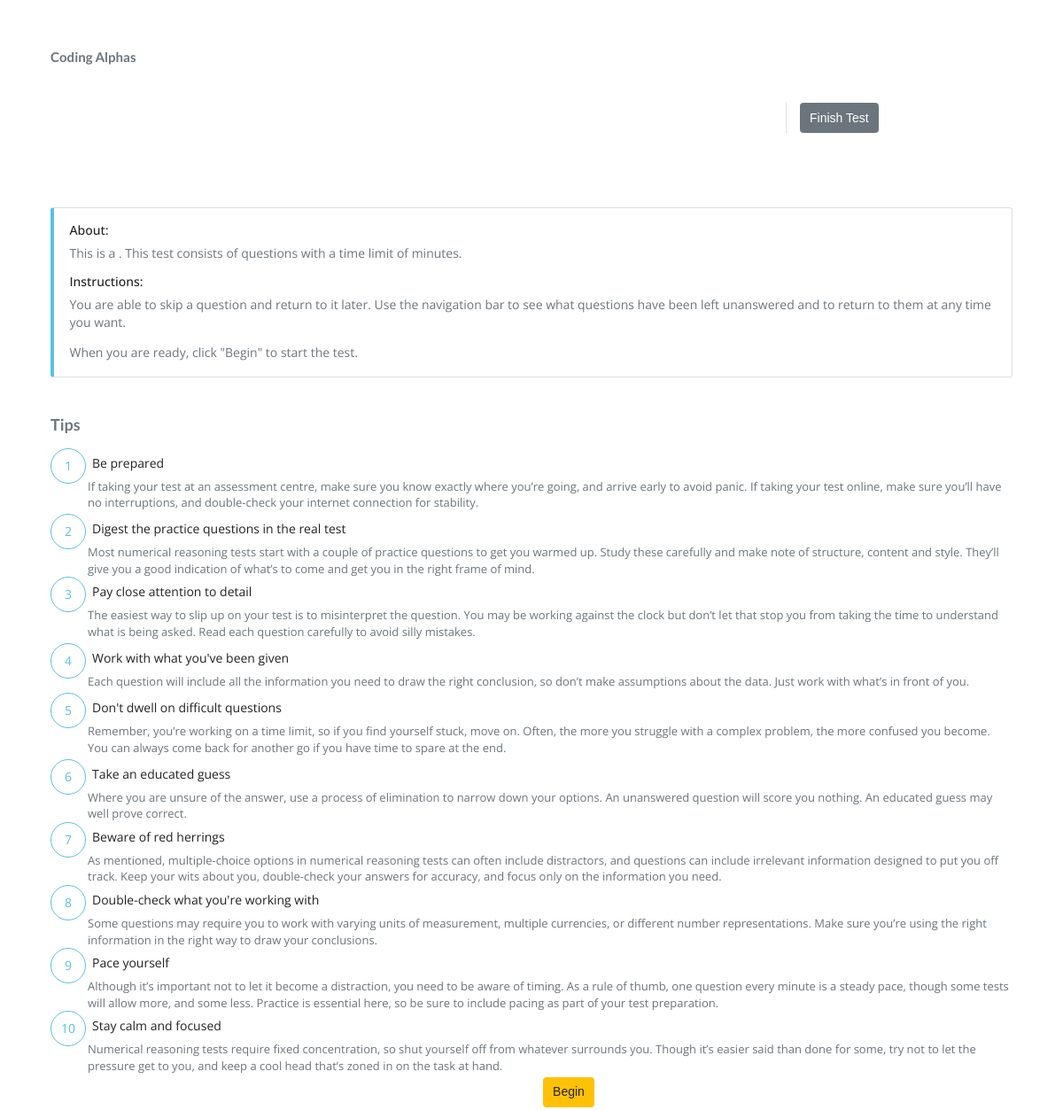
Page /mock_test/test/11/ on the earlier database version.
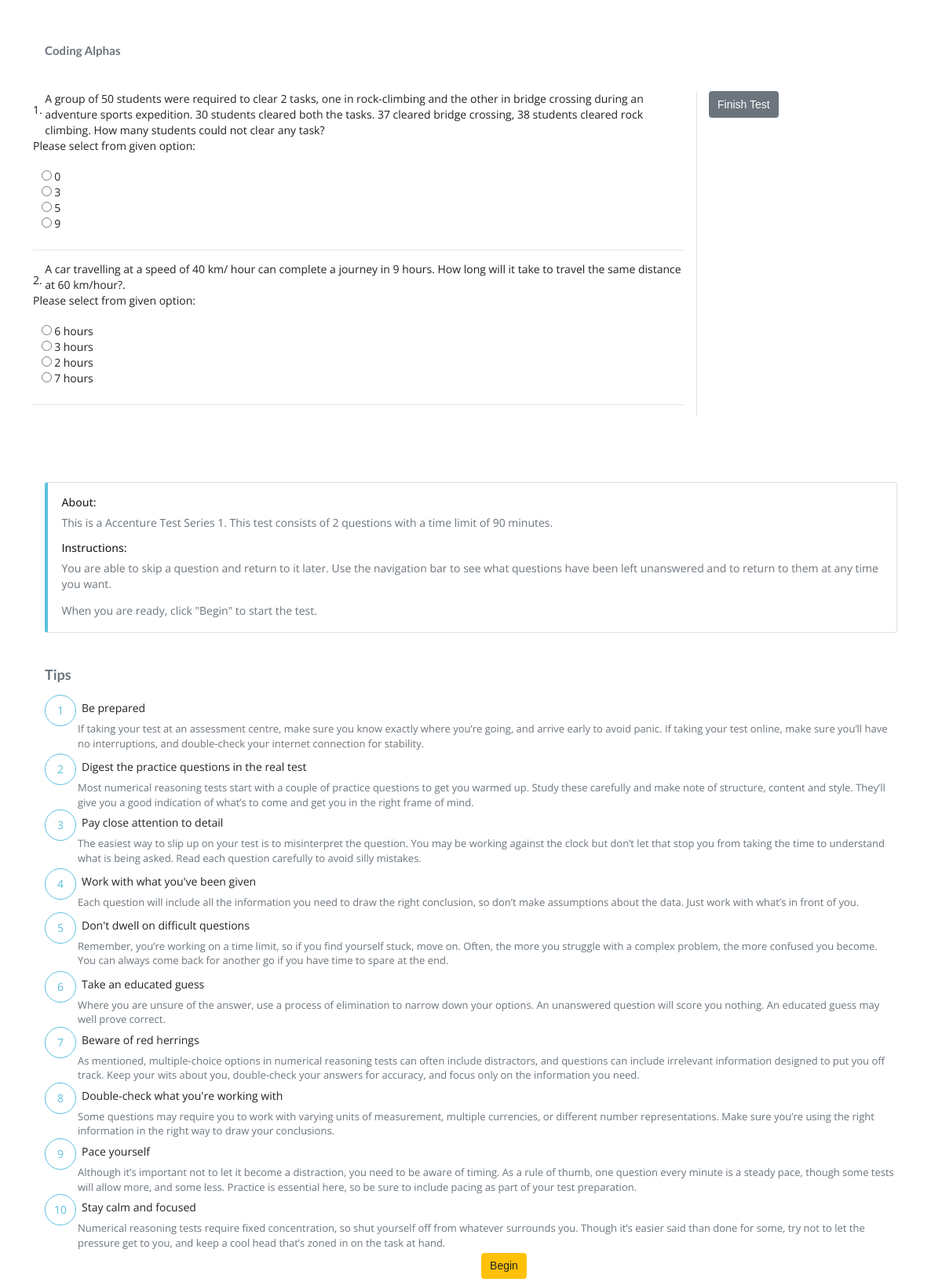
Same page on the later database version.
### coding/models.py (models this page shows, shortened)
class Aptitude(models.Model):
    question_id = models.AutoField(primary_key=True)
    STATUS_CHOICES = (
		('A', 'A'),('B', 'B'),('C', 'C'),('D', 'D'))
    DIFF_CHOICES = (
		('Easy', 'Easy'),('Medium', 'Medium'),('Hard', 'Hard'))
    question = RichTextField(blank=False,null=True)
    A = models.TextField(blank=True,default="")
    B = models.TextField(blank=True,default="")
    C = models.TextField(blank=True,default="")
    D = models.TextField(blank=True,default="")
    E = models.TextField(blank=True,default="",null=True)
    correct = models.CharField(max_length=10,choices=STATUS_CHOICES)
    topic = models.ForeignKey(Topic,related_name="topicname",to_field='topic_name',on_delete=models.CASCADE)
    category = models.ForeignKey(Categories,related_name="categoryname1",to_field='category_name',on_delete=models.CASCADE,default="Quants")
    company = models.ForeignKey(Company,related_name="companyname",to_field='company_name',on_delete=models.CASCADE,default="Accenture")
    difficulty = models.CharField(max_length=10,choices=DIFF_CHOICES)
    time= models.TimeField(blank=False,default=datetime.now())
    date_Publish = models.DateField(default=datetime.now)
    exam_name = models.CharField(max_length=1000,null = True,blank=True)
    explanation = models.TextField(blank=True,default="")

class Company(models.Model):
    company_name = models.CharField(max_length=100, unique=True,default="")
    def __str__(self):
        return self.company_name

### authority/models.py (models this page shows, shortened)
class Test_Series(models.Model):
    instance =  models.ForeignKey(Mock, related_name='mock_name', to_field='title', on_delete=models.CASCADE)
    title = models.CharField(max_length = 1000,unique = True,blank = False)
    questions = models.ManyToManyField(Aptitude,blank=True,related_name="question_series")
    time_duration = models.IntegerField(default=90)
    subscribers = models.ManyToManyField(User,default=None,blank=True,related_name="subscribers_series")

class Mock(models.Model):
    LOCK = (
        ('True','True'),('False','False')
    )
    title = models.CharField(max_length = 1000,unique = True,blank = False)
    company = models.ForeignKey(Company, related_name='companies_names', to_field='company_name', on_delete=models.CASCADE)
    pattern = models.ManyToManyField(Categories,blank=True,related_name="categories_name")
    lock = models.CharField(max_length=1000,choices=LOCK,default="True")
    subscribers = models.ManyToManyField(User,default=None,blank=True,related_name="subscribers_name")

### coding/views.py (the view, shortened to what this page needs)
# urls.py: path('mock_test/test/<seriesid>/',views.taketest,name="taketest"),
def taketest(request,seriesid):
    context = {}
    test_ins = Test_Series.objects.filter(id = seriesid)
    context['test'] = test_ins
    return render(request,'coding/taketest.html',context)

### coding/context_processors.py (called while the page is built)
def data(request):
    companies = Company.objects.all().order_by('company_name')
    return {"company":companies}

### coding/templates/coding/taketest.html (shortened to what the changed rows need)
{% extends 'coding/base.html' %}
{% block body %}
<div class="container-fluid" style="overflow-x:hidden ;">
    <div class="row">
        <div id="exam" style="width: 100%;" class="m-5">
                <div class="row">
                    <div class="col-12 col-xl-9">
                        <form action="" method="POST">
                {% for ex in test.0.questions.all %}
                <div >
                    <div style="display: flex; justify-content: flex-start;">
                    <div>
                      <p class="mt-3 mr-1">  {{forloop.counter}}.  </p>
                    </div>
                    <div >
                        <p>
                        {{ex.question|safe}}
                    </p>
                </div>
            </div>
                <div>
                        <p>Please select from given option:</p>
                        <fieldset id="group{{ex.question_id}}">
                            <input type="radio" value="A" name="group{{ex.question_id}}">
                            {{ex.A|safe}}<br>
                            <input type="radio" value="B" name="group{{ex.question_id}}">
                            {{ex.B|safe}}<br>
                            <input type="radio" value="C" name="group{{ex.question_id}}">
                            {{ex.C|safe}}<br>
                            <input type="radio" value="D" name="group{{ex.question_id}}">
                            {{ex.D|safe}}<br>
                          </fieldset>
                </div>
                </div>
                <hr>
        {% endfor %}
                    </div>
        </div>
        </div>
<div id="info">
        <div class="col-12">
            <div class="card ml-5 mr-5 mt-5" style="border-left:4px solid #5BC0DE;">
                <div class="card-body ">
                    <h6>About:</h6>
                       <p class="text-muted" style="font-size: 14px;">
                        This is a {{test.0.instance.company}} {{test.0.title}}. This test consists of {{test.0.questions.all.count}} questions with a time limit of {{test.0.time_duration}} minutes.
                       </p>
                        <h6>Instructions:</h6>
                        <p class="text-muted" style="font-size: 14px;">
                        You are able to skip a question and return to it later. Use the navigation bar to see what questions have been left unanswered and to return to them at any time you want.
                    </p>
                    <p class="text-muted" >
                    When you are ready, click "Begin" to start the test.
                </p>
                </div>
            </div>
        </div>
{% endblock %}

Differences in the rows shown:
added Aptitude: question "A group of 50 students were required to clear 2 tasks, one in rock-climbing and the other in bridge crossing during an adventure sports expedition. 30 students cleared both the tasks. 37 cleared bridge crossing, 38 students cleared rock climbing. How many students could not clear any task?", A "0", B "3", C "5", D "9"
added Aptitude: question "A car travelling at a speed of 40 km/ hour can complete a journey in 9 hours. How long will it take to travel the same distance at 60 km/hour?.", A "6 hours", B "3 hours", C "2 hours", D "7 hours"
added Test_Series: instance.company_name "Accenture", title "Test Series 1", id "2", time_duration "90"
